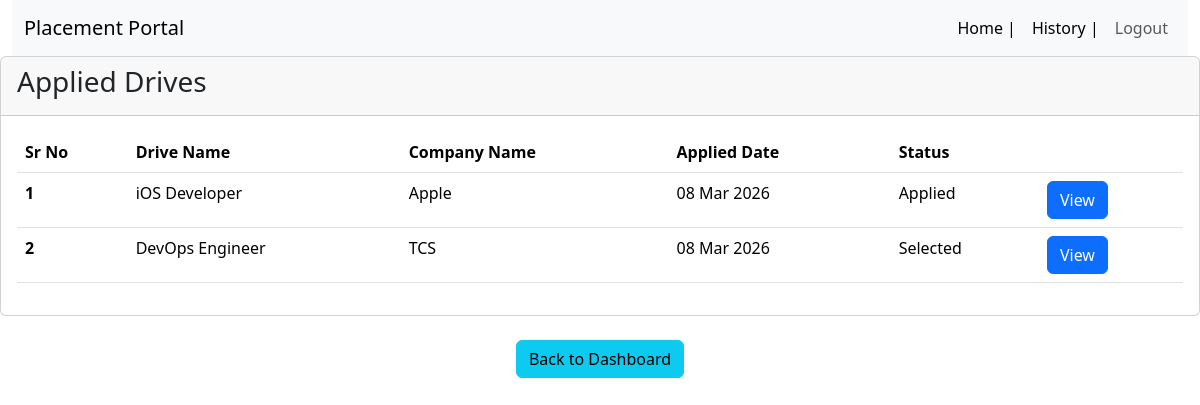
Page /dashboard/student/history (signed in) on the earlier database version.
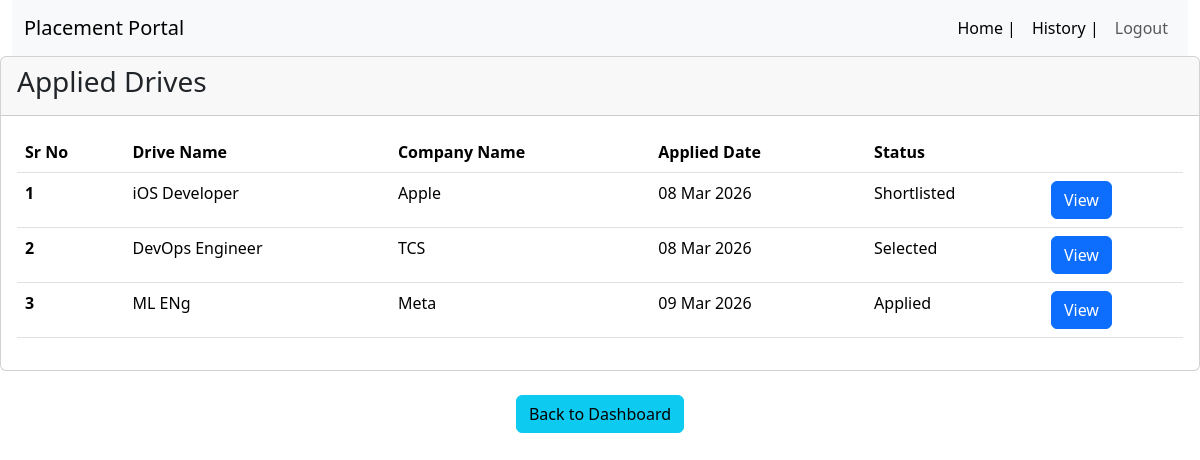
Same page on the later database version.
### backend/models.py (models this page shows, shortened)
class Application(db.Model):
    __tablename__ = "application"
    application_id = db.Column(db.Integer, primary_key=True, autoincrement=True)
    student_id = db.Column(db.Integer, db.ForeignKey('student.student_id'),
                           nullable=False)
    drive_id = db.Column(db.Integer, db.ForeignKey('drive.drive_id'),
                         nullable=False)
    resume_id = db.Column(db.Integer, db.ForeignKey('resume.id'),
                          nullable=False)
    applied_at = db.Column(db.DateTime, default=datetime.utcnow)
    status = db.Column(db.String(20), default="Applied")
    updated_at = db.Column(db.DateTime, default=datetime.utcnow,
                           onupdate=datetime.utcnow)
    __table_args__ = (
        db.UniqueConstraint('student_id', 'drive_id', name='unique_application'),
    )
    resume = db.relationship('Resume', backref='resume', lazy=True)

class Placement_Drive(db.Model):
    __tablename__ = "drive"
    drive_id = db.Column(db.Integer, primary_key=True, autoincrement=True)
    company_id = db.Column(db.Integer, db.ForeignKey('company.company_id'),
                           nullable=False)
    job_title = db.Column(db.String(150), nullable=False)
    job_description = db.Column(db.Text)
    eligibility = db.Column(db.Text, nullable=False)
    location = db.Column(db.String(100), nullable=False)
    deadline = db.Column(db.DateTime, nullable=False)
    status = db.Column(db.String(20), nullable=False, default="Pending")
    created_at = db.Column(db.DateTime, default=datetime.utcnow)
    salary_range = db.Column(db.String(100))
    required_skills = db.Column(db.Text)
    is_active = db.Column(db.Boolean, default=True)
    applications = db.relationship('Application', backref='drive', lazy=True)

class Company(db.Model, UserMixin):
    __tablename__ = "company"
    company_id = db.Column(db.Integer, primary_key=True, autoincrement=True)
    company_name = db.Column(db.String(100), nullable=False)
    email = db.Column(db.String(120), unique=True, nullable=False)
    password = db.Column(db.String(255), nullable=False)
    hr_contact = db.Column(db.String(15), nullable=False)
    website = db.Column(db.String(200))
    approval_status = db.Column(db.String(20), default="Pending")
    is_active = db.Column(db.Boolean, default=True)
    registered_at = db.Column(db.DateTime, default=datetime.utcnow)
    drives = db.relationship('Placement_Drive', backref='company', lazy=True)
    placements = db.relationship('Placement', backref='company', lazy=True,
                                 foreign_keys='Placement.company_id')

### backend/routes.py (the view)
@app.route("/dashboard/student/history")
@login_required
def student_history():
    if isinstance(current_user, Student):
        applications = Application.query.filter_by(student_id=current_user.student_id).all()
        return render_template("student/history.html", applications=applications)
    return "Not Authorized", 403

### app.py (called while the page is built)
def create_app():
    app = Flask(__name__)
    app.config["SQLALCHEMY_DATABASE_URI"] = "sqlite:///mydb.sqlite"
    app.config["SECRET_KEY"] = "mysecretkey"
    app.config["UPLOAD_FOLDER"] = "static/resumes"
    db.init_app(app)
    login_manager = LoginManager(app)
    login_manager.login_view = "login"
    @login_manager.user_loader
    def load_user(user_id):
        from backend.models import Admin, Student, Company
        if "-" not in user_id:
            return None
        role, id = user_id.split("-")
        id = int(id)
        if role == "admin":
            return Admin.query.get(id)
        elif role == "student":
            return Student.query.filter_by(student_id=id).first()
        elif role == "company":
            return Company.query.filter_by(company_id=id).first()
        return None
    app.app_context().push()
    return app

### templates/student/history.html (shortened to what this page needs)
<!DOCTYPE html>
<html lang="en">
<head>
    <link href="https://cdn.jsdelivr.net/npm/bootstrap@5.3.8/dist/css/bootstrap.min.css" rel="stylesheet"
>
</head>
<body>
    <div class="container-fluid">
        <nav class="navbar navbar-expand-lg bg-body-tertiary">
            <div class="container-fluid">
                <a class="navbar-brand" href="/">Placement Portal</a>
                <div class="collapse navbar-collapse" id="navbarSupportedContent">
                    <ul class="navbar-nav mb-2 mb-lg-0 ms-auto">
                        <li class="nav-item">
                            <a class="nav-link active" aria-current="page" href="/">Home |</a>
                                                <li class="nav-item">                            <a class="nav-link active" aria-current="page" href="/dashboard/student/history">History |</a>
                        </li>
                        <li class="nav-item">
                            <a class="nav-link" href="/logout">Logout</a>
                        </li>
                    </ul>
                </div>
            </div>
        </nav>
    </div>
         <div class="card mb-4">
            <div class="card-header">
                <h3>Applied Drives</h3>
            </div>
            <div class="card-body">
                <table class="table">
                    <thead>
                        <tr>
                            <th scope="col">Sr No</th>
                            <th scope="col">Drive Name</th>
                            <th scope="col">Company Name</th>
                            <th scope="col">Applied Date</th>
                            <th scope="col">Status</th>
                            <th scope="col"></th>
                        </tr>
                    </thead>
                    <tbody>
                        {% for a in applications %}
                        <tr>
                            <th scope="row">{{loop.index}}</th>
                            <td>{{a.drive.job_title}}</td>
                            <td>{{a.drive.company.company_name}}</td>
                            <td>{{a.applied_at.strftime("%d %b %Y")}}</td>
                            <td>{{a.status}}</td>
                            <td>
                                <a href="/dashboard/drive/{{a.drive_id}}" class="btn btn-primary">View</a>
                            </td>
                        </tr>
                        {% endfor %}
                    </tbody>
                </table>
            </div>
        </div>
        <div class="text-center">
    <a href="/dashboard/student" class="btn btn-info">Back to Dashboard</a>
</div>
</body>
</html>

Differences in the rows shown:
changed Application "iOS Developer": status "Applied" → "Shortlisted"
added Application: drive.job_title "ML ENg", drive.company.company_name "Meta", applied_at "09 Mar 2026", status "Applied"
